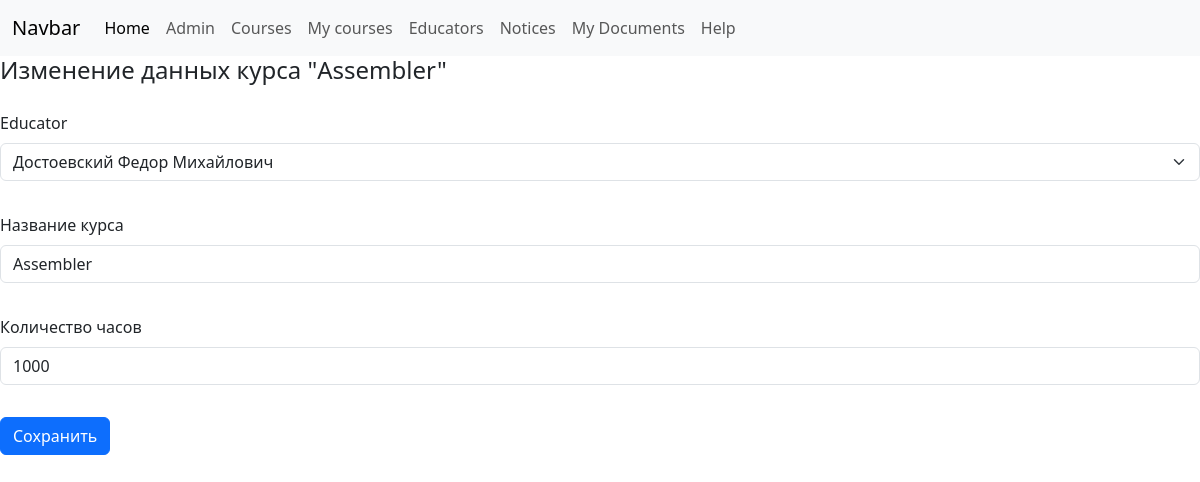
Page /courses/15/update/ on the committed database.
### userside/models.py (models this page shows)
class course(models.Model):
    educator = models.ForeignKey('userside.educator', on_delete=models.CASCADE, null=True, blank=True,
                                 related_name='courses')
    name = models.CharField('Название курса', max_length=128)
    length_of_time = models.IntegerField('Количество часов', blank=True, null=True)
    class Meta:
        ordering = ['name']
        verbose_name = 'Курс'
        verbose_name_plural = 'Курсы'
    def __str__(self):
        return self.name

class educator(models.Model):
    name = models.CharField('Преподаватель', max_length=128)
    def __str__(self):
        return self.name

### userside/views.py (the view, shortened to what this page needs)
# urls.py: path('courses/<int:pk>/update/', userside.views.CourseUpdate.as_view(), name='course_update'),
class CourseUpdate(TitleMixin, UpdateView):
    model = userside.models.course
    form_class = userside.forms.Course
    def get_title(self):
        return f'Изменение данных курса "{str(self.get_object())}"'

### userside/forms.py
class Course(forms.ModelForm):
    class Meta:
        model = userside.models.course
        fields = '__all__'

### userside/views.py (called while the page is built)
    def get_context_data(self, **kwargs):
        context = super().get_context_data()
        context['title'] = self.get_title()
        return context

### userside/templates/userside/course_form.html
{% extends 'userside/index.html' %}
{% load bootstrap5 %}
{% block content %}
<form class="row g-3" method="post" style="margin-top: 10px">{% csrf_token %}
    {% bootstrap_form form layout='horizontal' %}
    <div class="col-auto">
        <button type="submit" class="btn btn-primary mb-3">Сохранить</button>
    </div>
</form>
{% endblock %}

### rows in the picture
course: educator "Достоевский Федор Михайлович", length_of_time "1000"
educator: name "Assembler"

### other values in the picture
{{ title }} "Изменение данных курса \"Assembler\""
